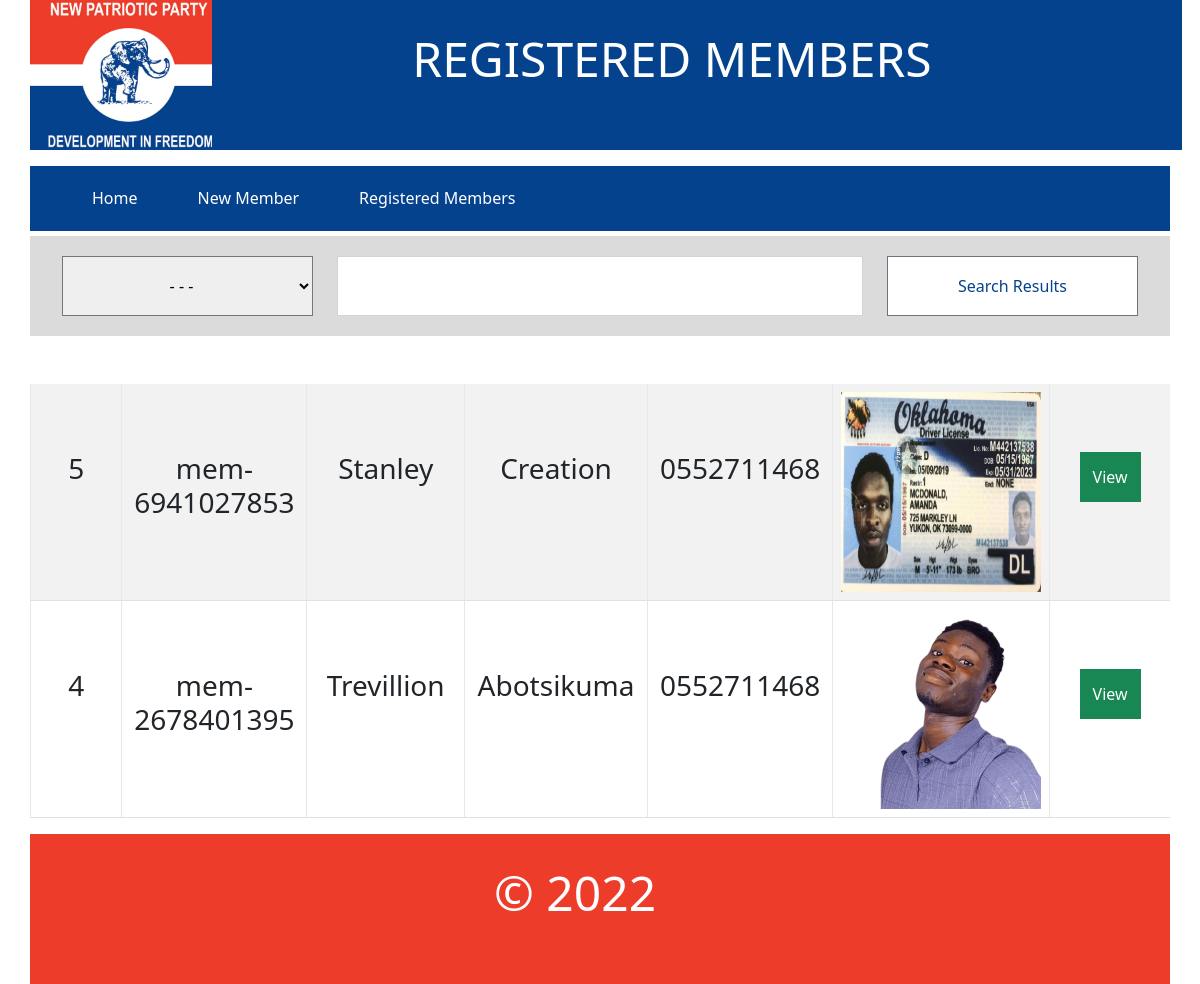
The app's page /display_members.php with its own data.
### tables this page shows
CREATE TABLE `membership` (
  `id` int(11) NOT NULL,
  `mem_id` varchar(256) NOT NULL,
  `mem_firstname` text NOT NULL,
  `mem_lastname` text NOT NULL,
  `mem_othernames` text NOT NULL,
  `mem_age` int(100) NOT NULL,
  `mem_gender` text NOT NULL,
  `mem_current_position` text NOT NULL,
  `mem_nia_card_number` text NOT NULL,
  `mem_voter_id` text NOT NULL,
  `mem_digital_address` text NOT NULL,
  `mem_contact_address` text NOT NULL,
  `mem_occupation` text NOT NULL,
  `mem_telephone` text NOT NULL,
  `mem_region_hometown` text NOT NULL,
  `mem_MemConstituency` text NOT NULL,
  `mem_marital_status` text NOT NULL,
  `mem_email_address` text NOT NULL,
  `mem_prosecuted_status` text NOT NULL,
  `mem_reason_for_prosecution` text DEFAULT NULL,
  `mem_passport_photo` text NOT NULL,
  `mem_date_registered` date NOT NULL,
  `mem_executive_remarks` text NOT NULL
);

### display_members.php (the view, shortened to what this page needs)
<?php
include_once("config.php");
$result = "";
if($_POST){
$cat = $_POST["cat"];
	$search = $_POST["search"];
	switch ($cat) {
		case 'occupation':
			$result = $dbConn->prepare("SELECT * FROM membership where mem_occupation=:search ORDER BY id DESC");
			$result->execute(['search' => $search]);
			break;
			case 'age':
			$s = $search;
			$so = explode(" ",$s)[0];
			if ( $so == ">") {
			$sn = explode(" ",$s)[1];
				$result = $dbConn->prepare("SELECT * FROM membership where mem_age >:search ORDER BY id DESC");
			$result->execute(['search' => $sn]);
			}
			elseif ($so == "<") {
				$sn = explode(" ",$s)[1];
				$result = $dbConn->prepare("SELECT * FROM membership where mem_age <:search ORDER BY id DESC");
			$result->execute(['search' => $sn]);
			}
			elseif ($so == "<=") {
				$sn = explode(" ",$s)[1];
				$result = $dbConn->prepare("SELECT * FROM membership where mem_age <=:search ORDER BY id DESC");
			$result->execute(['search' => $sn]);
			}
			elseif ($so == ">=") {
				$sn = explode(" ",$s)[1];
				$result = $dbConn->prepare("SELECT * FROM membership where mem_age >=:search ORDER BY id DESC");
			$result->execute(['search' => $sn]);
			}
			else
			{
				$so = explode(" ",$s)[0];
			$result = $dbConn->prepare("SELECT * FROM membership where mem_age =:search ORDER BY id DESC");
			$result->execute(['search' => $so]);
			}
			break;
		default:
			break;
	}
}
else
{
$result = $dbConn->query("SELECT * FROM membership ORDER BY id DESC");
}
?>
<!DOCTYPE html>
<html>
	<head>
		<link rel="stylesheet" type="text/css" href="assets/css/bootstrap.min.css">
		<link rel="stylesheet" type="text/css" href="assets/css/bootstrap.css">
		<link rel="stylesheet" type="text/css" href="assets/css/b.css">
	</head>
	<body>
		<div class="container main" style="margin: auto;padding:0">
			<div style="width: 100%;height: 150px;">
				<div class="row">
					<div class="col-2">
						<a href="index.php"><img src="assets/images/logo.jpg" style="height: 150px; ">
						</a></div>
						<div class="col" style="background-color:#04428d">
							<h1  style="    text-align: center;
							font-size: -webkit-xxx-large;
							color: white;
							margin-left: -50px;
							padding-top: 30px;
							">
							REGISTERED MEMBERS
							</h1>
						</div>
					</div>
				</div>
				<div style="width: 100%;height:65px;padding:0;	background-color:#04428d;margin-top:0">
				<ul class="menu">
				<li><a href="index.php">Home</a></li>
				<li><a  href="new_member.php">New Member</a></li>
				<li><a  href="display_members.php">Registered Members</a></li>
					</ul>
			</div>
				<div class="container-fiuld" style="padding: 0;margin-top:5px;background-color:#00000024">
					<form  method="POST" action="">
						<div class="row " style="padding: 20px;margin:0;box-sizing: border-box;">
							<div class="col-md-3">
								<select name="cat" id="select" required style="width: 100%;height: 100%">
									<option value=""  >- - -</option>
								</select>
							</div>
							<div class="col-md-6">
								<input type="text" class="form-control" name="search" required>
							</div>
							<div class="col-md-3">
								<button type="submit" class="btn btn-secondary btn-block" style="width: 100%;height: 100%;background-color: white;color: #04428d">Search Results</button>
							</div>
						</div>
					</form>
				</div>
				<br>
				<br>
				<div style="width: 100%;margin: auto;">
					<table class="table table-striped">
						<tbody>
					<?php
					while($row = $result->fetch(PDO::FETCH_ASSOC)) {
					?>
					<tr>
								<td><h3><?php echo $row['id']; ?></h3></td>
								<td><h3><?php echo $row['mem_id']; ?></h3></td>
								<td><h3><?php echo $row['mem_firstname']; ?></h3></td>
								<td><h3><?php echo $row['mem_lastname']; ?></h3></td>
								<td><h3><?php echo $row['mem_telephone']; ?></h3></td>
								<td><img src="passport_photos/<?php echo $row['mem_passport_photo']; ?>"style="width:200px;height: 200px"></td>
								<td>
									<a href="member.php?mem_id=<?php echo $row['mem_id'];?>" ><button class = "btn btn-success" style="margin-top: 60px;height: 50px">View</button>
								</a>
								 </td>
					<?php
					}
					?>
				</tbody>
					</table>
				</div>
				<div style="width: 100%;height: 150px;background-color: #ed3c2a  ">
					<h1  style="    text-align: center;
					font-size: -webkit-xxx-large;
					color: white;
					margin-left: -50px;
					padding-top: 30px;
					">
					&copy; 2022
					</h1>
				</div>
			</div>
		</body>
	</html>

### assets/css/b.css (style rules this page uses)
* { padding: 0; margin: 0; }
body { background-size: 300px; -webkit-backdrop-filter: blur(5px); backdrop-filter: blur(5px); height: 100vh; }
.menu { width:100%; }
.menu li { float:left; padding: 20px 30px; list-style-type:none; color:white; }
.menu li a { text-decoration:none; cursor:pointer; color:white }

### display_members.php (style rules this page uses)
.main { background-color: white; }
* { border-radius: 0!important }
input[type=text] { height:60px; }
div h3 { padding-top: 50px }
option { padding:10px;box-sizing: border-box;text-align: center; }
td { width: 200px; text-align: center; border-left: solid 1px rgb(232, 232, 232); }
td h3 { padding-top: 60px }

### records on screen
membership: id "5", mem "mem-6941027853", mem_firstname "Stanley", mem_lastname "Creation", mem_telephone "0552711468", mem_passport_photo (picture)
membership: id "4", mem "mem-2678401395", mem_firstname "Trevillion", mem_lastname "Abotsikuma", mem_telephone "0552711468", mem_passport_photo (picture)
